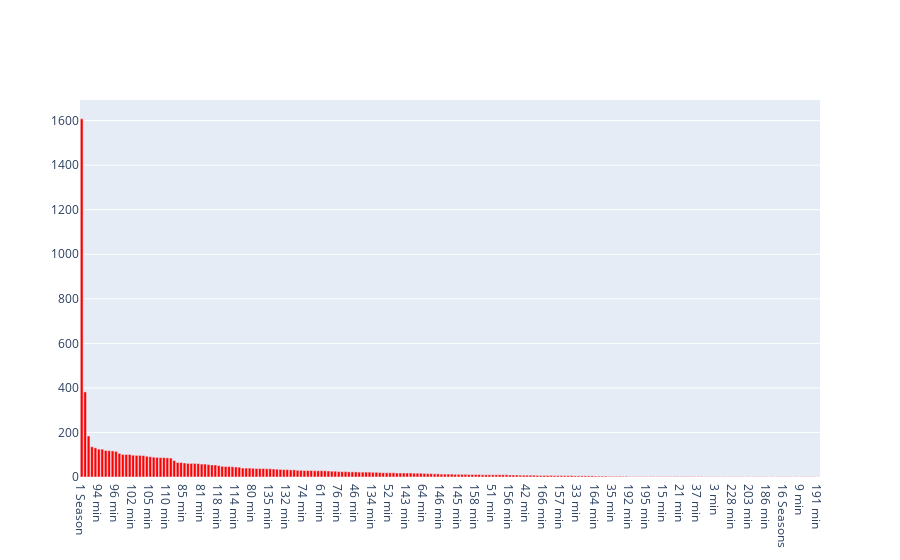

The code cell stored with this chart in its notebook:
### Markdown cell above
Most prefered duration

### Code cell
topdirs=pd.value_counts(netflix_overall['duration'])
fig = go.Figure([go.Bar(x=topdirs.index, y=topdirs.values , marker_color='red')])
fig.show()

### Figure 1 — Plotly figure (JSON) as saved in the notebook; plotly's stock layout.template omitted (floating-point values rounded to 4 significant figures; data arrays with more than 128 entries replaced by an {"elided": "..."} marker saying what was removed)
{"data": [{"marker": {"color": "red"}, "type": "bar", "x": {"elided": "216 str values"}, "y": {"elided": "216 int values"}}], "layout": {}}
